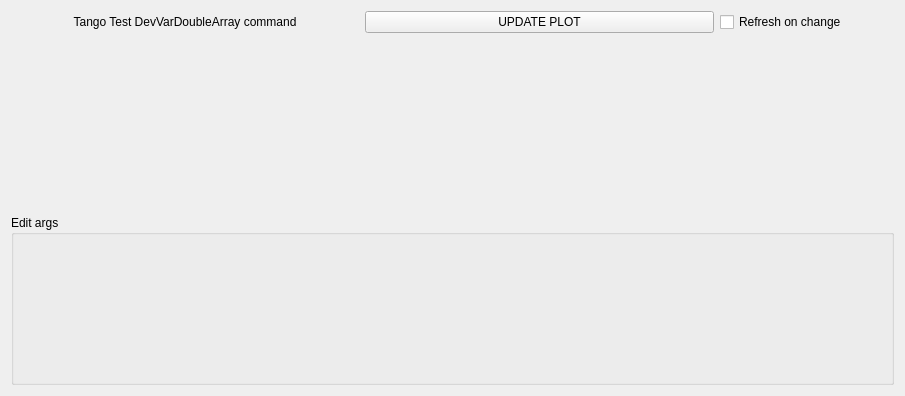
<?xml version="1.0" encoding="UTF-8"?>
<ui version="4.0">
 <class>Editargs</class>
 <widget class="QWidget" name="Editargs">
  <property name="geometry">
   <rect>
    <x>0</x>
    <y>0</y>
    <width>905</width>
    <height>396</height>
   </rect>
  </property>
  <property name="windowTitle">
   <string>Editargs</string>
  </property>
  <layout class="QGridLayout" name="gridLayout">
   <item row="0" column="2" colspan="2">
    <widget class="QPushButton" name="pbRead">
     <property name="toolTip">
      <string>&lt;html&gt;&lt;head/&gt;&lt;body&gt;&lt;p&gt;Request a read immediately&lt;/p&gt;&lt;/body&gt;&lt;/html&gt;</string>
     </property>
     <property name="text">
      <string>UPDATE PLOT</string>
     </property>
    </widget>
   </item>
   <item row="2" column="0" colspan="5">
    <widget class="QGroupBox" name="gbEditA">
     <property name="title">
      <string>Edit args</string>
     </property>
    </widget>
   </item>
   <item row="0" column="0" colspan="2">
    <widget class="QLabel" name="label">
     <property name="text">
      <string>Tango Test DevVarDoubleArray command</string>
     </property>
     <property name="alignment">
      <set>Qt::AlignCenter</set>
     </property>
    </widget>
   </item>
   <item row="0" column="4">
    <widget class="QCheckBox" name="cbRefreshOnChange">
     <property name="toolTip">
      <string>&lt;html&gt;&lt;head/&gt;&lt;body&gt;&lt;p&gt;Send an update request as soon as the value is changed in one of the spin boxes&lt;/p&gt;&lt;/body&gt;&lt;/html&gt;</string>
     </property>
     <property name="text">
      <string>Refresh on change</string>
     </property>
    </widget>
   </item>
   <item row="1" column="0" colspan="5">
    <widget class="QuSpectrumPlot" name="plot">
     <property name="yAxisAutoscale" stdset="0">
      <bool>true</bool>
     </property>
     <property name="sources">
      <stringlist/>
     </property>
    </widget>
   </item>
  </layout>
 </widget>
 <layoutdefault spacing="6" margin="11"/>
 <customwidgets>
  <customwidget>
   <class>QuSpectrumPlot</class>
   <extends>QFrame</extends>
   <header>quspectrumplot.h</header>
  </customwidget>
 </customwidgets>
 <resources/>
 <connections/>
</ui>
